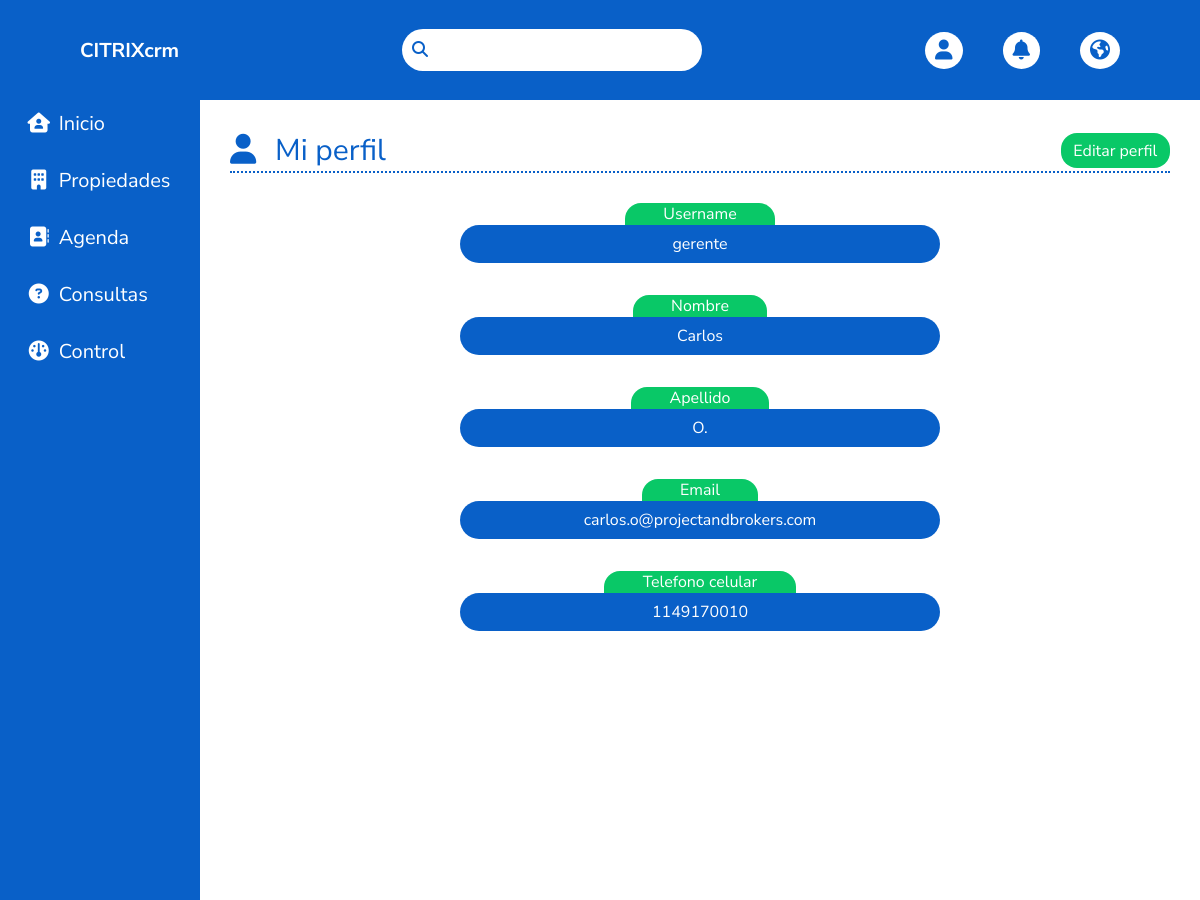
The app's page /perfil.php (signed in) with its own data.
### tables this page shows
CREATE TABLE `usuarios` (
  `user_id` int(11) NOT NULL AUTO_INCREMENT,
  `nombre` varchar(500) DEFAULT NULL,
  `apellido` varchar(500) DEFAULT NULL,
  `nickname` varchar(500) DEFAULT NULL,
  `pass` varchar(255) DEFAULT NULL,
  `habilitado` tinyint(4) NOT NULL DEFAULT '0',
  `rol_primario` int(11) NOT NULL DEFAULT '0',
  `foto` varchar(500) DEFAULT NULL,
  `sucursal_id` int(11) NOT NULL DEFAULT '0',
  `celular` varchar(200) DEFAULT NULL,
  `email` varchar(200) DEFAULT NULL,
  `departamento` varchar(200) DEFAULT NULL,
  PRIMARY KEY (`user_id`),
  UNIQUE KEY `nickname` (`nickname`)
);

### perfil.php (the view, shortened to what this page needs)
<?php include 'header.php' ?>
<?php include 'sidebar.php' ?>
        <main class="main" id="main">
            <div class="main__container">
                <div class="main__container__top">
                    <div class="main__title"><i class="fa-solid fa-user main__h1--emoji"></i><h1 class="main__h1">Mi perfil</h1></div>
                    <div class="main__buttons">
                        <a class="main__buttons__button" href="editarperfil.php">Editar perfil</a>
                    </div>
                </div>
                <div class="main__decoration"></div>
                    <div class="main__perfil">
                        <div class="main__perfil__container">
                        <div class="perfil__bloque">
                            <span class="perfil__bloque__fake-label">Username</span>
                            <div class="perfil__bloque__content">
                                <span class="perfil__bloque__content__username"><?php echo $nickname?></span>
                            </div>
                        </div>
                        <div class="perfil__bloque">
                            <span class="perfil__bloque__fake-label">Nombre</span>
                            <div class="perfil__bloque__content">
                                <span class="perfil__bloque__content__nombre"><?php echo $nombreAgente?></span>
                            </div>
                        </div>
                        <div class="perfil__bloque">
                            <span class="perfil__bloque__fake-label">Apellido</span>
                            <div class="perfil__bloque__content">
                                <span class="perfil__bloque__content__apellido"><?php echo $apellidoAgente?></span>
                            </div>
                        </div>
                        <div class="perfil__bloque">
                            <span class="perfil__bloque__fake-label">Email</span>
                            <div class="perfil__bloque__content">
                                <span class="perfil__bloque__content__email"><?php echo $emailAgente?></span>
                            </div>
                        </div>
                        <div class="perfil__bloque">
                            <span class="perfil__bloque__fake-label">Telefono celular</span>
                            <div class="perfil__bloque__content">
                                <span class="perfil__bloque__content__telefono-celular"><?php echo $celularAgente?></span>
                            </div>
                        </div>
                    </div>
                </div>
            </div>
        </main>
    </div>
</body>
</html>

### global.css (style rules this page uses)
:root { --color-principal-scrollbar:#09c867; --color-secundario-scrollbar:#0960c8; --color-body-selection:#09c867; --color-principal-header:#0960c8 ; --color-secundario-header:white; --color-terciario-header:#09c867; --color-principal-sidebar:#0960c8; --color-secundario-sidebar:white; --color-terciario-sidebar:#09c867; --body-color: #aecdf3; --body-select-hover-checked:#09c86881; --color-principal-main:#0960c8; --color-secundario-main:#09c867; --color-terciario-main:white; }
body { min-height: 100vh; font-family: 'Nunito Sans', sans-serif; margin: 0 auto; }
a { text-decoration: none; }
.main { padding: 6.25em 0 0 12.5em; }
.main__container { min-height: 100vh; padding: 3%; background-color:white; }
.main__decoration { content: ''; width: 100%; border-top: 0.125em dotted var(--color-principal-main); }

### perfil.css (style rules this page uses)
:root { --color-principal-scrollbar:#09c867; --color-secundario-scrollbar:#0960c8; --color-body-selection:#09c867; --color-principal-header:#0960c8 ; --color-secundario-header:white; --color-terciario-header:#09c867; --color-principal-sidebar:#0960c8; --color-secundario-sidebar:white; --color-terciario-sidebar:#09c867; --body-color: #aecdf3; --body-select-hover-checked:#09c86881; --color-principal-main:#0960c8; --color-secundario-main:#09c867; --color-terciario-main:white; }
.main__container__top { display: flex; flex-direction: row; justify-content: space-between; align-items: center; flex-wrap: wrap; }
.main__buttons { display: flex; flex-direction: row; gap: 1em; }
.main__buttons__button { color: var(--color-terciario-main); background-color: var(--color-secundario-main); padding: 0.413em .8em; border-radius: 16px; font-size: 1em; text-align: center; cursor: pointer; }
.main__h1--emoji { color: var(--color-principal-main); font-size: 1.875em; margin-right:0.625em ; }
.main__h1 { display: inline-block; font-size: 1.875em; color: var(--color-principal-main); }
.main__perfil { margin: 1.875em 1em; }
.main__perfil__container { display: flex; flex-direction: column; gap: 2em; justify-content: center; align-items: center; width: 30em; margin: 0 auto; }
.perfil__bloque { width: 100%; text-align: center; }
.perfil__bloque__content { width: 100%; text-align: center; background-color: var(--color-principal-main); color: var(--color-terciario-main); border-radius: 1.25em; padding: .5em 1em; font-size: 1em; }
.perfil__bloque__fake-label { padding: 0 8%; border-top-right-radius:1em; border-top-left-radius:1em; text-align: center; margin: 0 auto; background-color: #09c867; color: white; }

### records on screen
usuarios: nickname "gerente", nombre "Carlos", apellido "O.", email "carlos.o@projectandbrokers.com", celular "1149170010"
